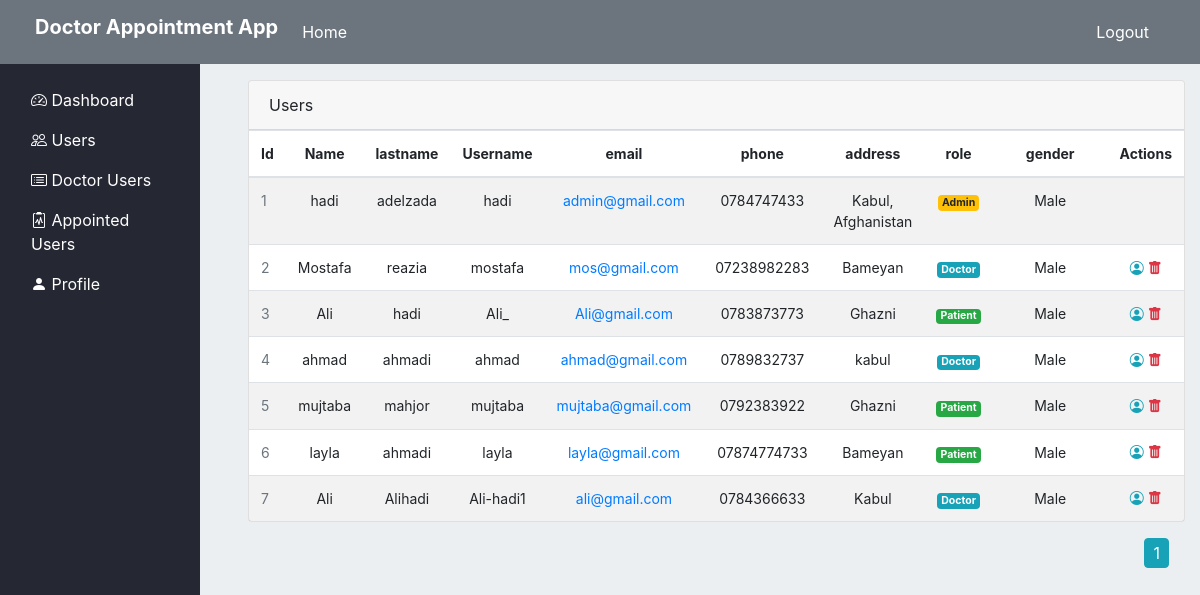
The page /admin/users/list (signed in) on the database its author committed.
### appointment/models.py (models this page shows, shortened)
class User(db.Model, UserMixin):
    id = db.Column(db.Integer, primary_key=True)
    username = db.Column(db.String(30), nullable=False, unique=True)
    name = db.Column(db.String(30), nullable=False)
    lastname = db.Column(db.String(30), nullable=False)
    email = db.Column(db.String(40), unique=True, nullable=False)
    address = db.Column(db.Text , nullable=False)
    phone = db.Column(db.String(20), unique=True, nullable=False)
    date_of_birth = db.Column(db.Date(), default = datetime.now().date())
    role = db.Column(db.Integer, nullable=False, default=3)
    gender = db.Column(db.Boolean, default=True, nullable=False)
    password = db.Column(db.String(60), nullable=False)
    doctorinfo = db.relationship('DoctorInfo', backref='User', cascade="all, delete", uselist=False, lazy=True)
    schedule = db.relationship('Schedule', backref='User', lazy=True)
    appointment = db.relationship('Appointment', backref='User', lazy=True)

### appointment/routes.py (the view)
@app.route("/admin/users/list")
@login_required
@admin_required
def users():
    return get_users_with_pagenation()

### appointment/models.py (called while the page is built)
@login_manager.user_loader
def load_user(user_id):
    return User.query.get(int(user_id))

### appointment/privilege.py (called while the page is built)
def admin_required(f):
    @wraps(f)
    def wrap(*args, **kwargs):
        if current_user and current_user.role == 1:
            return f(*args, **kwargs)
        flash("Ooops login or your privilege is not satisfied", "info")
        return redirect(url_for('home'))
    return wrap

### appointment/view.py (called while the page is built)
def get_users_with_pagenation():
    page = request.args.get('page', 1, type=int)
    users = User.query.paginate(page=page, per_page=7)
    return render_template("/usersList.html", users=users)

### appointment/templates/usersList.html
{% extends "index.html" %}
{% block section %}
    <div class="row">
        <div class="col-md-12">
            <div class="main-card mb-3 card">
                <div class="card-header">Users </div>
                <div class="table-responsive">
                    <table class="align-middle mb-0 table table-borderless table-striped table-hover">
                        <thead>
                            <tr  class="app-normal-font">
                                <th class="text-center">Id</th>
                                <th class="text-center">Name</th>
                                <th class="text-center">lastname</th>
                                <th class="text-center">Username</th>
                                <th class="text-center">email</th>
                                <th class="text-center">phone</th>
                                <th class="text-center">address</th>
                                <th class="text-center">role</th>
                                <th class="text-center">gender</th>
                                <th class="text-center">Actions</th>
                            </tr>
                        </thead>
                        <tbody>
                            {% for user in users.items %}
                                <tr class="app-normal-font p-0">
                                    <td class="align-center text-muted">{{ user.id }}</td>
                                    <td class="text-center">
                                        <div class="widget-content p-0">
                                            {{user.name}}
                                        </div>
                                    </td>
                                    <td class="text-center">{{user.lastname}}</td>
                                    <td class="text-center">{{user.username}}</td>
                                    <td class="text-center">
                                        <a href="{{ user.email }}">
                                            {{user.email}}
                                        </a>
                                    </td>
                                    <td class="text-center">
                                        {{user.phone}}
                                    </td>
                                    <td class="text-center">
                                        {{user.address}}
                                    </td>
                                    <td class="text-center">
                                        {% if user.role == 1 %}
                                            <div class="badge badge-warning">Admin </div>
                                        {% elif user.role == 2%}
                                            <div class="badge badge-info">Doctor </div>
                                        {% else %}
                                            <div class="badge badge-success">Patient </div>
                                        {% endif %}
                                    </td>
                                    <td class="text-center" style="width: 150px;">
                                        {% if user.gender == 1 %}
                                            Male
                                        {% else %}
                                            Female
                                        {% endif %}
                                    </td>
                                    <td class="text-center">
                                        {% if not current_user.id == user.id %}
                                            <a href="{{ url_for('user_info', id=user.id)}}" class="text-info">
                                                <i class="bi bi-person-circle"></i>
                                            </a>
                                            <a href="{{ url_for('delete', id = user.id)}}" class="text-danger">
                                                <i class="bi bi-trash-fill"></i>
                                            </a>
                                        {% endif %}
                                    </td>
                                </tr>
                            {% endfor %}
                        </tbody>
                    </table>
                </div>
            </div>
            <div class="float-right mr-3">
                {% for page_num in users.iter_pages(left_edge=1, right_edge=1, left_current=1, right_current=2) %}
                    {% if page_num  %}
                        {% if users.page == page_num  %}
                            <a class="btn btn-info nb-4" style="padding:2px 8px;" href="{{ url_for('users', page=page_num)}}">{{page_num}}</a>
                        {% else %}
                            <a class="btn btn-outline-info nb-4" style="padding:2px 8px;" href="{{ url_for('users', page=page_num)}}">{{page_num}}</a>
                        {% endif %}
                    {% else %}
                        ...
                    {% endif %}
                {% endfor %}
            </div>
        </div>
    </div>
{% endblock %}

### appointment/static/style.css (style rules this page uses)
.p-0 { padding: 0 !important; }
.body-bg { background-color: #eceff1; }
.app-normal-font { font-size: 14px; }

### rows shown on the page
User: id "1", name "hadi", lastname "adelzada", username "hadi", email "admin@gmail.com", phone "0784747433", address "Kabul, Afghanistan", role "Admin", gender "Male"
User: id "2", name "Mostafa", lastname "reazia", username "mostafa", email "mos@gmail.com", phone "07238982283", address "Bameyan", role "Doctor", gender "Male"
User: id "3", name "Ali", lastname "hadi", username "Ali_", email "Ali@gmail.com", phone "0783873773", address "Ghazni", role "Patient", gender "Male"
User: id "4", name "ahmad", lastname "ahmadi", username "ahmad", email "ahmad@gmail.com", phone "0789832737", address "kabul", role "Doctor", gender "Male"
User: id "5", name "mujtaba", lastname "mahjor", username "mujtaba", email "mujtaba@gmail.com", phone "0792383922", address "Ghazni", role "Patient", gender "Male"
User: id "6", name "layla", lastname "ahmadi", username "layla", email "layla@gmail.com", phone "07874774733", address "Bameyan", role "Patient", gender "Male"
User: id "7", name "Ali", lastname "Alihadi", username "Ali-hadi1", email "ali@gmail.com", phone "0784366633", address "Kabul", role "Doctor", gender "Male"

### other values the page prints
{{ page_num }} "1"
